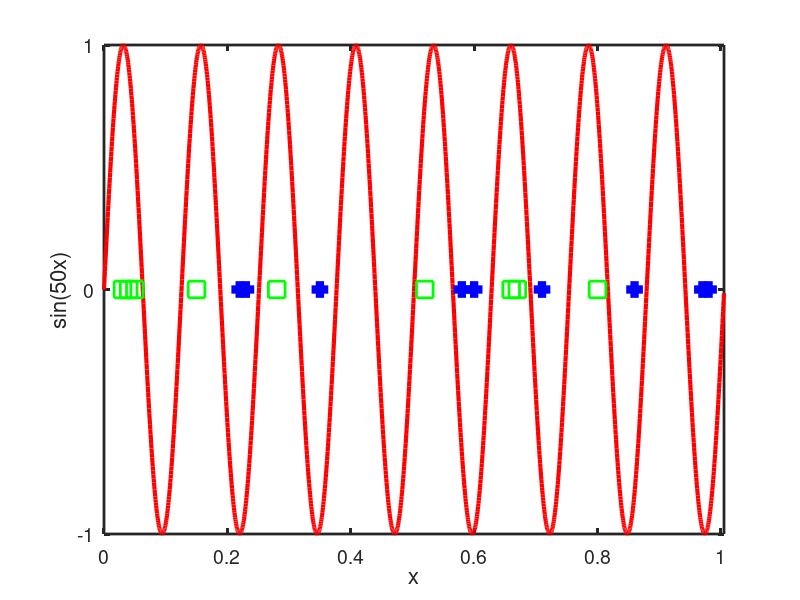

Reproduce this figure in MATLAB. (Note: this script raises an error after producing the figure.)
%% Shattered sin
%
%%
domain = 0:0.0005:1.005;
f = @(x)sin(50*x);

hollow = [0.03,0.04,0.05,0.15,0.28,0.52,0.66,0.67,0.8];
solid =  [0.22,0.23,0.35,0.58,0.6,0.71,0.86,0.97,0.98];


plot(domain,f(domain),'-r','LineWidth',3); hold on;

plot(hollow,zeros(1,numel(hollow)),'sg','LineWidth',2,'MarkerSize',12);
plot(solid,zeros(1,numel(solid)),'sb','LineWidth',6,'MarkerSize',6);


set(gca,'XTick'     ,0:0.2:1,...
        'YTick'     ,-1:1,...
        'XLim'      ,[0,1.005],...
        'YLim'      ,[-1.0,1.0],...
        'FontSize'  ,14,...
        'LineWidth' ,2,...
        'box'       ,'on');

xlabel('x','FontSize',16);
ylabel('sin(50x)','FontSize',16);

maximizeFigure();
p = get(gcf,'Position');
p(4) = p(4) / 2;
set(gcf,'Position',p);
